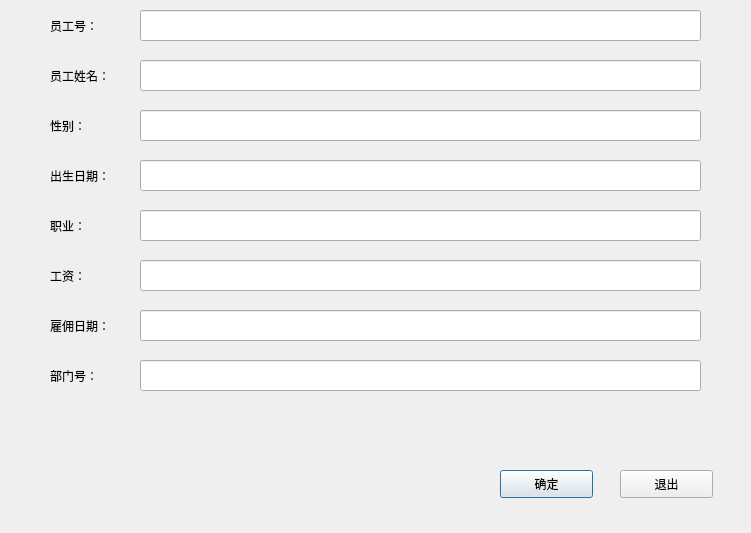
<?xml version="1.0" encoding="UTF-8"?>
<ui version="4.0">
 <class>Dialog</class>
 <widget class="QDialog" name="Dialog">
  <property name="geometry">
   <rect>
    <x>0</x>
    <y>0</y>
    <width>751</width>
    <height>533</height>
   </rect>
  </property>
  <property name="windowTitle">
   <string>根据员工号修改对应员工信息</string>
  </property>
  <widget class="QLabel" name="label">
   <property name="geometry">
    <rect>
     <x>50</x>
     <y>10</y>
     <width>101</width>
     <height>31</height>
    </rect>
   </property>
   <property name="text">
    <string>员工号：</string>
   </property>
  </widget>
  <widget class="QLineEdit" name="lineEdit_2">
   <property name="geometry">
    <rect>
     <x>140</x>
     <y>60</y>
     <width>561</width>
     <height>31</height>
    </rect>
   </property>
  </widget>
  <widget class="QPushButton" name="pushButton">
   <property name="geometry">
    <rect>
     <x>500</x>
     <y>470</y>
     <width>93</width>
     <height>28</height>
    </rect>
   </property>
   <property name="text">
    <string>确定</string>
   </property>
  </widget>
  <widget class="QPushButton" name="pushButton_2">
   <property name="geometry">
    <rect>
     <x>620</x>
     <y>470</y>
     <width>93</width>
     <height>28</height>
    </rect>
   </property>
   <property name="text">
    <string>退出</string>
   </property>
  </widget>
  <widget class="QLineEdit" name="lineEdit_3">
   <property name="geometry">
    <rect>
     <x>140</x>
     <y>110</y>
     <width>561</width>
     <height>31</height>
    </rect>
   </property>
  </widget>
  <widget class="QLabel" name="label_2">
   <property name="geometry">
    <rect>
     <x>50</x>
     <y>60</y>
     <width>101</width>
     <height>31</height>
    </rect>
   </property>
   <property name="text">
    <string>员工姓名：</string>
   </property>
  </widget>
  <widget class="QLabel" name="label_3">
   <property name="geometry">
    <rect>
     <x>50</x>
     <y>110</y>
     <width>101</width>
     <height>31</height>
    </rect>
   </property>
   <property name="text">
    <string>性别：</string>
   </property>
  </widget>
  <widget class="QLineEdit" name="lineEdit_4">
   <property name="geometry">
    <rect>
     <x>140</x>
     <y>160</y>
     <width>561</width>
     <height>31</height>
    </rect>
   </property>
  </widget>
  <widget class="QLabel" name="label_4">
   <property name="geometry">
    <rect>
     <x>50</x>
     <y>160</y>
     <width>101</width>
     <height>31</height>
    </rect>
   </property>
   <property name="text">
    <string>出生日期：</string>
   </property>
  </widget>
  <widget class="QLineEdit" name="lineEdit_5">
   <property name="geometry">
    <rect>
     <x>140</x>
     <y>210</y>
     <width>561</width>
     <height>31</height>
    </rect>
   </property>
  </widget>
  <widget class="QLabel" name="label_5">
   <property name="geometry">
    <rect>
     <x>50</x>
     <y>210</y>
     <width>101</width>
     <height>31</height>
    </rect>
   </property>
   <property name="text">
    <string>职业：</string>
   </property>
  </widget>
  <widget class="QLineEdit" name="lineEdit_6">
   <property name="geometry">
    <rect>
     <x>140</x>
     <y>260</y>
     <width>561</width>
     <height>31</height>
    </rect>
   </property>
  </widget>
  <widget class="QLabel" name="label_6">
   <property name="geometry">
    <rect>
     <x>50</x>
     <y>260</y>
     <width>101</width>
     <height>31</height>
    </rect>
   </property>
   <property name="text">
    <string>工资：</string>
   </property>
  </widget>
  <widget class="QLineEdit" name="lineEdit_7">
   <property name="geometry">
    <rect>
     <x>140</x>
     <y>310</y>
     <width>561</width>
     <height>31</height>
    </rect>
   </property>
  </widget>
  <widget class="QLineEdit" name="lineEdit">
   <property name="geometry">
    <rect>
     <x>140</x>
     <y>10</y>
     <width>561</width>
     <height>31</height>
    </rect>
   </property>
  </widget>
  <widget class="QLabel" name="label_7">
   <property name="geometry">
    <rect>
     <x>50</x>
     <y>310</y>
     <width>101</width>
     <height>31</height>
    </rect>
   </property>
   <property name="text">
    <string>雇佣日期：</string>
   </property>
  </widget>
  <widget class="QLabel" name="label_8">
   <property name="geometry">
    <rect>
     <x>50</x>
     <y>360</y>
     <width>101</width>
     <height>31</height>
    </rect>
   </property>
   <property name="text">
    <string>部门号：</string>
   </property>
  </widget>
  <widget class="QLineEdit" name="lineEdit_8">
   <property name="geometry">
    <rect>
     <x>140</x>
     <y>360</y>
     <width>561</width>
     <height>31</height>
    </rect>
   </property>
  </widget>
  <widget class="QLabel" name="label_9">
   <property name="geometry">
    <rect>
     <x>280</x>
     <y>400</y>
     <width>161</width>
     <height>31</height>
    </rect>
   </property>
   <property name="text">
    <string>&lt;html&gt;&lt;head/&gt;&lt;body&gt;&lt;p align=&quot;center&quot;&gt;&lt;br/&gt;&lt;/p&gt;&lt;/body&gt;&lt;/html&gt;</string>
   </property>
  </widget>
 </widget>
 <resources/>
 <connections/>
</ui>
